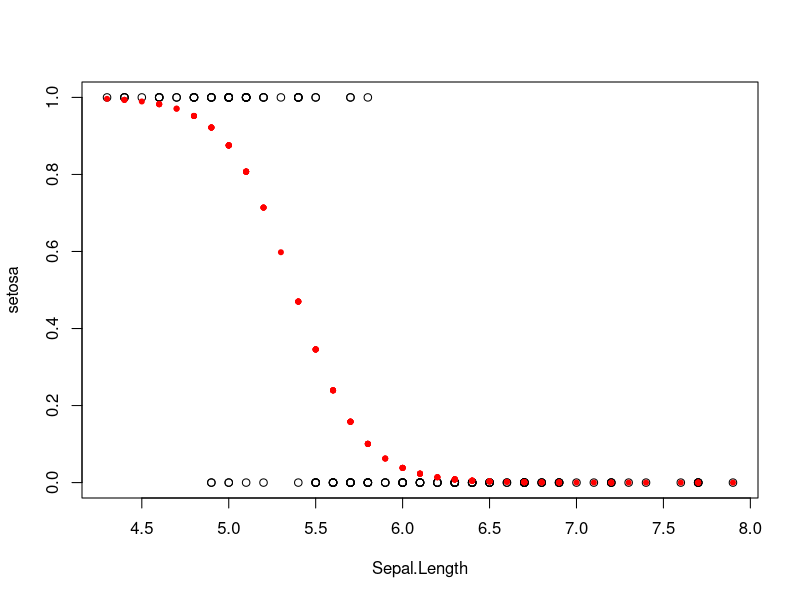
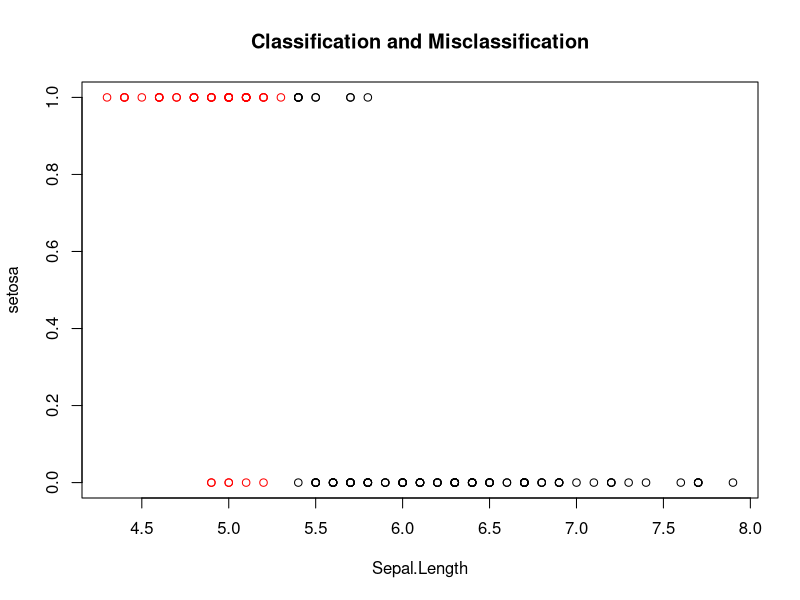
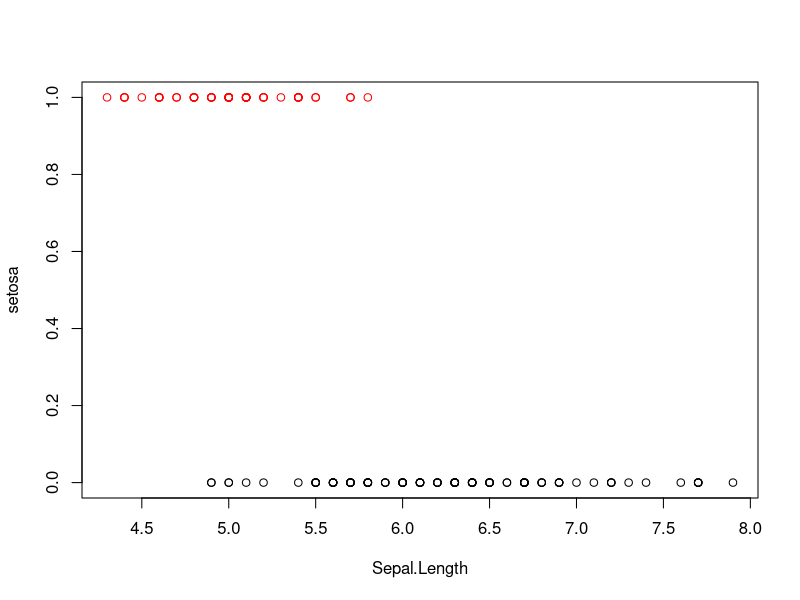

These figures' R source, in order:
## ---- chunk 1
fit1=lm(Petal.Width ~ Petal.Length, data=iris)            # fit a linear model
fit2=lm(Petal.Width ~ Petal.Length + Species, data=iris)  # add one variable Species
anova(fit1, fit2)
## ---- chunk 2
x=iris
x$setosa = (x$Species=="setosa")    # create new binary variable
x$col="black"                       # default color for plot
plot(setosa ~ Sepal.Length, data=x, col=x$col)

model=glm(setosa ~ Sepal.Length, data=x, family=binomial(logit))     # generalized linear model --> logistic regression

points(fitted(model) ~ Sepal.Length, data=x, col="red", pch=20)

x$col="black"
x$col[fitted(model)>0.5]="red"     # classify (and color red) if setosa is probable
plot(setosa ~ Sepal.Length, data=x, col=x$col, main="Classification and Misclassification")
## ---- chunk 3
x$Species = NULL                                       # remove Species variable from x
model=glm(setosa ~ ., family=binomial(logit), data=x)  # model with _all_ features/variables

x$col="black"
x$col[fitted(model)>0.5]="red"
plot(setosa ~ Sepal.Length, data=x, col=x$col)         # perfect predictor
